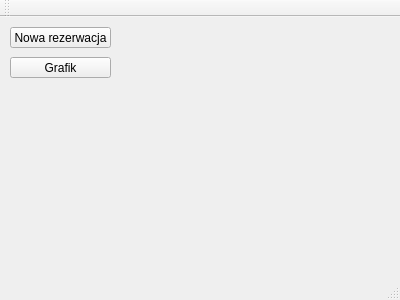
<?xml version="1.0" encoding="UTF-8"?>
<ui version="4.0">
 <class>MainWindow</class>
 <widget class="QMainWindow" name="MainWindow">
  <property name="geometry">
   <rect>
    <x>0</x>
    <y>0</y>
    <width>400</width>
    <height>300</height>
   </rect>
  </property>
  <property name="windowTitle">
   <string>MainWindow</string>
  </property>
  <widget class="QWidget" name="centralWidget">
   <widget class="QPushButton" name="newReservationButton">
    <property name="geometry">
     <rect>
      <x>10</x>
      <y>10</y>
      <width>101</width>
      <height>21</height>
     </rect>
    </property>
    <property name="text">
     <string>Nowa rezerwacja</string>
    </property>
   </widget>
   <widget class="QPushButton" name="scheduleButton">
    <property name="geometry">
     <rect>
      <x>10</x>
      <y>40</y>
      <width>101</width>
      <height>21</height>
     </rect>
    </property>
    <property name="text">
     <string>Grafik</string>
    </property>
   </widget>
  </widget>
  <widget class="QMenuBar" name="menuBar">
   <property name="geometry">
    <rect>
     <x>0</x>
     <y>0</y>
     <width>400</width>
     <height>20</height>
    </rect>
   </property>
  </widget>
  <widget class="QToolBar" name="mainToolBar">
   <attribute name="toolBarArea">
    <enum>TopToolBarArea</enum>
   </attribute>
   <attribute name="toolBarBreak">
    <bool>false</bool>
   </attribute>
  </widget>
  <widget class="QStatusBar" name="statusBar"/>
 </widget>
 <layoutdefault spacing="6" margin="11"/>
 <resources/>
 <connections/>
</ui>
